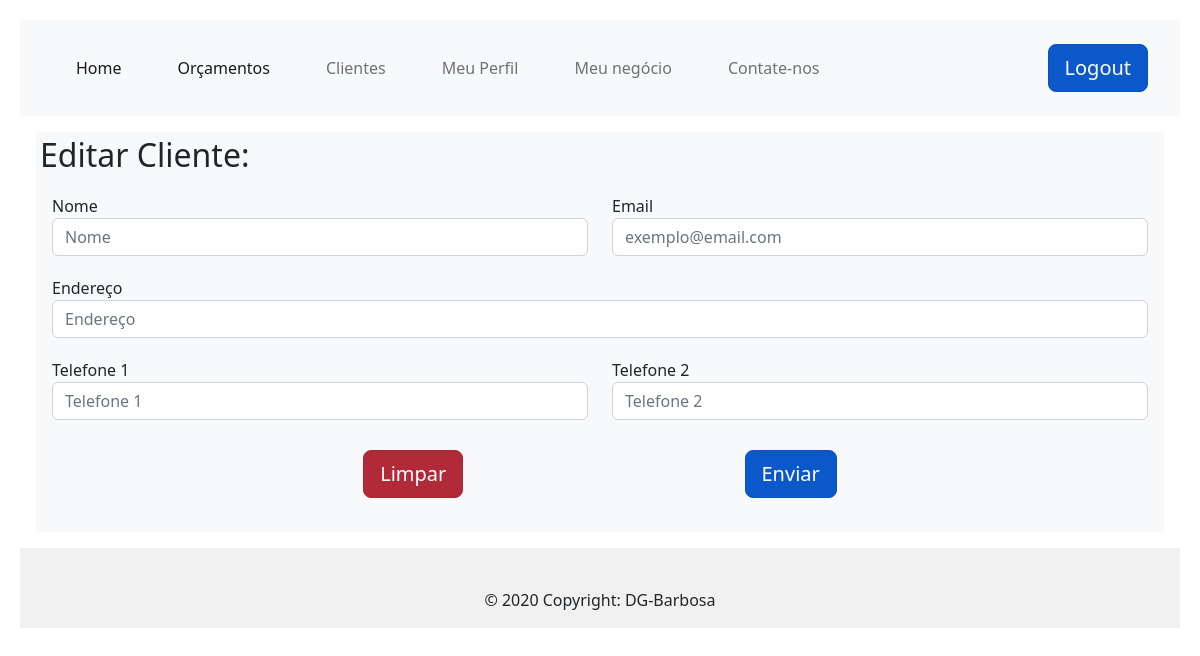
Before: /edit/1 (signed in) with the older database file.
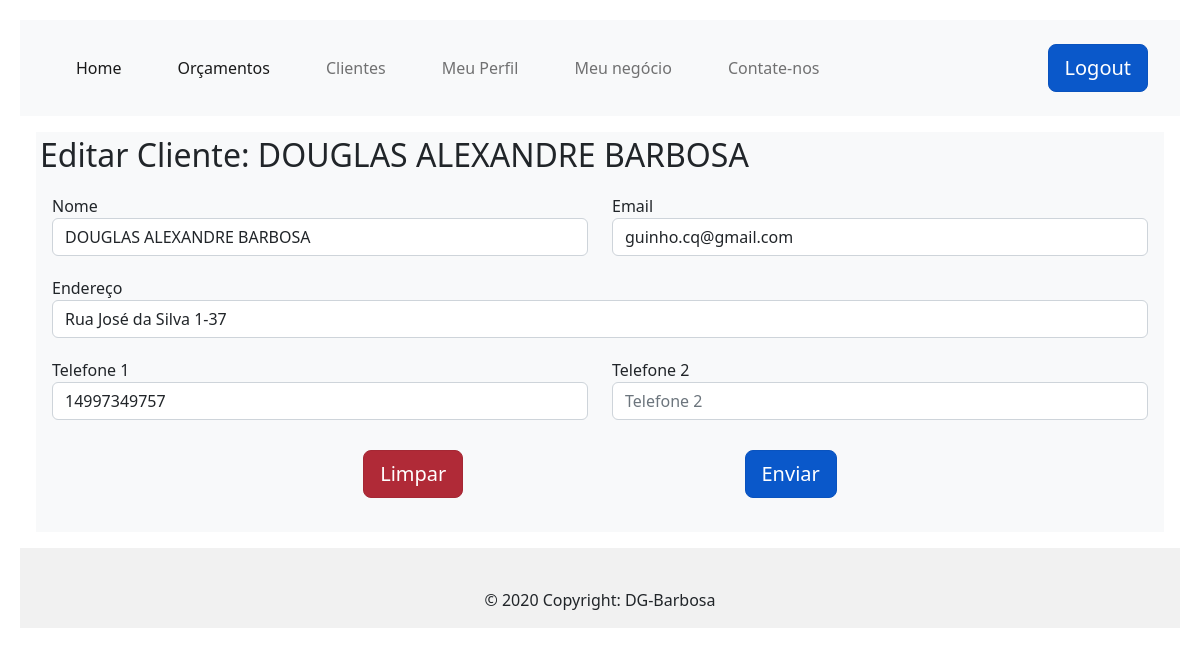
After: the same page with the newer database file.
### app/models/tables.py (models this page shows, shortened)
class Clients(db.Model):
    _tablename__ = "clients"
    id = db.Column(db.Integer, primary_key=True, autoincrement=True)
    name = db.Column(db.String(150))
    email = db.Column(db.String, unique=True)
    address = db.Column(db.String)
    phone = db.Column(db.String)
    phone2 = db.Column(db.String)
    pedidos = db.relationship('Orcaments', backref='clients', lazy=True)

### app/controllers/default.py (the view, shortened to what this page needs)
@app.route('/edit/<int:id>', methods=['GET', 'POST'])
def edit(id):
    client = Clients.query.get(id)
    return render_template("editClient.html", client=client,
                           title="Editar Cliente")

### app/controllers/default.py (called while the page is built)
@lm.user_loader
def load_user(id):
    return User.query.filter_by(id=id).first()

### app/models/tables.py (called while the page is built)
    @property
    def is_authenticated(self):
        return True

### app/templates/editClient.html
{% extends "base.html" %}
{% block conteudo %}
<div class="position-relative overflow-hidden p-3 p-md-1 m-md-3 bg-light">
    <h2>Editar Cliente: {{ client.name }}</h2>
    <form action="/edit/{{ client.id }}" class="container" method="POST">
        <div class=" row" style="margin-top: 20px; margin-bottom: 0px">
            <div class="col">
                <label for="">Nome</label>
                <input type="text" id="nome" name="nome" class="form-control" placeholder="Nome" value="{{ client.name }}">
            </div>
            <div class="col">
                <label for="">Email</label>
                <input type="text" name="email" id="email" class="form-control" placeholder="exemplo@email.com" value="{{ client.email }}">
            </div>
        </div>
        <div class="row" style="margin-top: 20px;">
            <div class="col">
                <label for="">Endereço</label>
                <input type="text" class="form-control" id="endereco" name="endereco" placeholder="Endereço" value="{{ client.address }}">
            </div>
        </div>
        <div class="row" style="margin-top: 20px;">
            <div class="col">
                <label for="">Telefone 1</label>
                <input type="tel" class="form-control" placeholder="Telefone 1" id="telefone" name="telefone" value="{{ client.phone }}">
            </div>
            <div class="col">
                <label for="">Telefone 2</label>
                <input type="tel" class="form-control" placeholder="Telefone 2" id="telefone2" name="telefone2" value="{{ client.phone2 }}">
            </div>
        </div>
        <div class="buttons" style="display: flex; justify-content: space-evenly; margin: 30px;">
            <input type="reset" class="btn btn-danger btn-lg active" name="limpar" value="Limpar">
            <input class="btn btn-primary btn-lg active" type="submit" value="Enviar">
        </div>
    </form>
{% endblock conteudo %}

Changed rows visible on the page:
added Clients: name "DOUGLAS ALEXANDRE BARBOSA", nome "DOUGLAS ALEXANDRE BARBOSA", email "guinho.cq@gmail.com", endereco "Rua José da Silva 1-37", telefone "14997349757"
